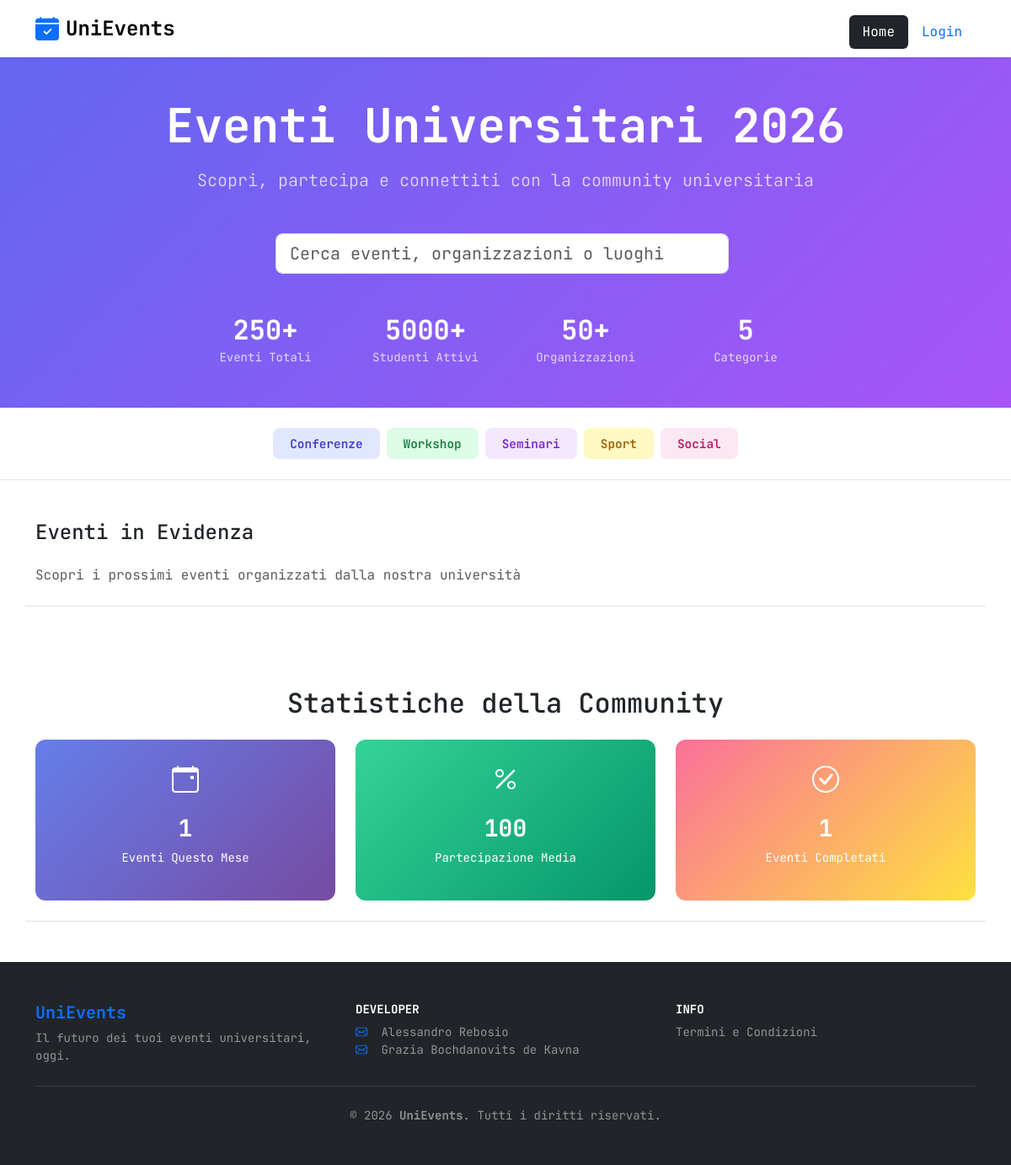
The page / on the database its author committed.
### tables this page shows
CREATE TABLE CATEGORY (
    id INT PRIMARY KEY AUTO_INCREMENT,
    name VARCHAR(50) NOT NULL UNIQUE
);

### public/index.php (called while the page is built, shortened)
<?php
require_once __DIR__ . '/../app/bootstrap.php';
$templateParams['title'] = "Home";
$templateParams['css'] = ['assets/css/home.css'];
$templateParams['js'] = ['assets/js/filters.js'];
$templateParams['content'] = "partials/homepage.php";
$allCategories = $catMapper->findAll();
$templateParams["total_events"] = "250+";
$templateParams["active_student"] = "5000+";
$templateParams["total_hoster"] = "50+";
$templateParams["total_categories"] = count($allCategories ?? []);
$templateParams['categories'] = $allCategories;
$templateParams["event_this_month"] = $eventMapper->getEventsThisMonth();
$templateParams["avg_participation"] = (int) $eventMapper->getAvgParticipationPercent();
$templateParams["completed_events"] = $eventMapper->getCompletedEventsCount();
require 'template/base.php';

### app/database.php (called while the page is built, shortened)
<?php
class DatabaseHelper
{
    private $db;
    public function __construct($servername, $username, $password, $dbname, $port, $charset)
    {
        $this->db = new mysqli($servername, $username, $password, $dbname, $port);
        $this->db->set_charset($charset);
    }
    public function prepareAndExecute(string $sql, array $params = [])
    {
        $stmt = $this->db->prepare($sql);
        if (!$stmt->execute()) {
            $stmt->close();
            return false;
        }
        $result = $stmt->get_result();
        if ($result !== false && $result !== null) {
            return $result;
        }
        $ok = $stmt->affected_rows !== null ? ($stmt->affected_rows >= 0) : true;
        return $ok;
    }
}

### app/bootstrap.php (called while the page is built, shortened)
<?php
require_once __DIR__ . '/database.php';
require_once __DIR__ . '/orm/Category.php';
require_once __DIR__ . '/orm/Event.php';
$dbh = new DatabaseHelper("localhost", "root", "", "web25", 3306, 'utf8mb4');
$eventMapper = new Event($dbh);
$catMapper = new Category($dbh);

### app/orm/Category.php (called while the page is built, shortened)
<?php
class Category
{
    private $db;
    public function __construct(DatabaseHelper $db)
    {
        $this->db = $db;
    }
    public function findAll(): array
    {
        $sql = 'SELECT id, name FROM CATEGORY ORDER BY id';
        $res = $this->db->prepareAndExecute($sql, []);
        $rows = [];
        while ($row = $res->fetch_assoc()) {
            $rows[] = $row;
        }
        return $rows;
    }
}

### app/orm/Event.php (called while the page is built, shortened)
<?php
class Event
{
    private $db;
    public function __construct(DatabaseHelper $db)
    {
        $this->db = $db;
    }
    public function getEventsThisMonth(): int
    {
        $sql = "SELECT COUNT(*) AS cnt FROM EVENT WHERE MONTH(event_date) = MONTH(CURRENT_DATE()) AND YEAR(event_date) = YEAR(CURRENT_DATE()) AND status = 'APPROVED'";
        $res = $this->db->prepareAndExecute($sql, []);
        $row = $res->fetch_assoc();
        return (int)($row['cnt'] ?? 0);
    }
    public function getAvgParticipationPercent(): float
    {
        $sql = "SELECT AVG((total_seats - available_seats) / NULLIF(total_seats,0)) * 100 AS avgp FROM EVENT WHERE status = 'APPROVED' AND event_date < NOW()";
        $res = $this->db->prepareAndExecute($sql, []);
        $row = $res->fetch_assoc();
        return isset($row['avgp']) ? (float)$row['avgp'] : 0.0;
    }
    public function getCompletedEventsCount(): int
    {
        $sql = "SELECT COUNT(*) AS cnt FROM EVENT WHERE event_date < NOW() AND status = 'APPROVED'";
        $res = $this->db->prepareAndExecute($sql, []);
        $row = $res->fetch_assoc();
        return (int)($row['cnt'] ?? 0);
    }
}

### public/partials/homepage.php (the view, shortened to what this page needs)
<header class="text-white">
    <div class="container py-5 text-center">
        <h1 class="display-4 fw-bold mb-3">Eventi Universitari <?php echo date('Y') ?></h1>
        <p class="lead mb-5 opacity-75">Scopri, partecipa e connettiti con la community universitaria</p>
        <div class="row justify-content-center">
            <div class="col-12 col-md-8 col-lg-6">
                <form id="homepage-search-form" class="d-flex" role="search" method="get" action="#">
                    <input id="searchInput" name="q" type="search" class="form-control form-control-lg rounded-3 me-2" placeholder="Cerca eventi, organizzazioni o luoghi" aria-label="Cerca">
                </form>
            </div>
        </div>
        <div class="row g-4 justify-content-center mt-4">
            <div class="col-6 col-md-2">
                <h2 class="fw-bold mb-0"><?php echo htmlspecialchars($templateParams["total_events"] ?? '', ENT_QUOTES, 'UTF-8'); ?></h2>
                <small class="opacity-75">Eventi Totali</small>
            </div>
            <div class="col-6 col-md-2">
                <h2 class="fw-bold mb-0"><?php echo htmlspecialchars($templateParams["active_student"] ?? '', ENT_QUOTES, 'UTF-8'); ?></h2>
                <small class="opacity-75">Studenti Attivi</small>
            </div>
            <div class="col-6 col-md-2">
                <h2 class="fw-bold mb-0"><?php echo htmlspecialchars($templateParams["total_hoster"] ?? '', ENT_QUOTES, 'UTF-8'); ?></h2>
                <small class="opacity-75">Organizzazioni</small>
            </div>
            <div class="col-6 col-md-2">
                <h2 class="fw-bold mb-0"><?php echo htmlspecialchars($templateParams["total_categories"] ?? '', ENT_QUOTES, 'UTF-8'); ?></h2>
                <small class="opacity-75">Categorie</small>
            </div>
        </div>
    </div>
</header>
<section class="py-4 border-bottom bg-white">
    <div class="container">
        <div class="d-flex justify-content-center flex-wrap gap-2">
            <?php foreach ($templateParams['categories'] as $cat) : ?>
                <a href="<?php echo htmlspecialchars(strtolower($cat['name']), ENT_QUOTES, 'UTF-8'); ?>"
                    class="btn-cate btn-cate-<?php echo htmlspecialchars(strtolower($cat['name']), ENT_QUOTES, 'UTF-8'); ?>"
                    data-id="<?php echo htmlspecialchars($cat['id'] ?? '', ENT_QUOTES, 'UTF-8'); ?>">
                    <?php echo htmlspecialchars(ucfirst(strtolower($cat['name'])), ENT_QUOTES, 'UTF-8'); ?>
                </a>
            <?php endforeach; ?>
        </div>
    </div>
</section>
<main class="py-5">
    <div class="container border-bottom">
        <div class="d-flex justify-content-between align-items-center mb-3">
            <h2 class="h4">Eventi in Evidenza</h2>
        </div>
        <p class="text-muted mb-4 d-none d-lg-block">Scopri i prossimi eventi organizzati dalla nostra università
        </p>
</main>
<section class="py-5">
    <div class="container border-bottom">
        <h2 class="text-center mb-4">Statistiche della Community</h2>
        <div class="row text-center">
            <div class="col-12 col-md-4 col-6 mb-4">
                <div class="stat-card stat-card-blue p-4">
                    <div class="stat-icon mb-3">
                        <span class="bi bi-calendar-event" aria-hidden="true"></span>
                    </div>
                    <h3 class="fw-bold"><?php echo htmlspecialchars($templateParams["event_this_month"] ?? '', ENT_QUOTES, 'UTF-8'); ?></h3>
                    <p class="small">Eventi Questo Mese</p>
                </div>
            </div>
            <div class="col-md-4 col-6 mb-4">
                <div class="stat-card stat-card-green p-4">
                    <div class="stat-icon mb-3">
                        <span class="bi bi-percent" aria-hidden="true"></span>
                    </div>
                    <h3 class="fw-bold"><?php echo htmlspecialchars($templateParams["avg_participation"] ?? '', ENT_QUOTES, 'UTF-8'); ?></h3>
                    <p class="small">Partecipazione Media</p>
                </div>
            </div>
            <div class="col-md-4 col-6 mb-4">
                <div class="stat-card stat-card-orange p-4">
                    <div class="stat-icon mb-3">
                        <span class="bi bi-check-circle" aria-hidden="true"></span>
                    </div>
                    <h3 class="fw-bold"><?php echo htmlspecialchars($templateParams["completed_events"] ?? '', ENT_QUOTES, 'UTF-8'); ?></h3>
                    <p class="small">Eventi Completati</p>
                </div>
            </div>
        </div>
    </div>
</section>

### public/template/base.php (shortened to what this page needs)
<?php
$templateParams["brand"] = "UniEvents";
$templateParams["tagline"] = "Il futuro dei tuoi eventi universitari, oggi.";
$navClass = function (string $label) use ($templateParams): string {
    return 'nav-link px-3 ' . (($templateParams['title'] ?? '') === $label ? 'active bg-dark text-white' : 'link-dark');
};
?>
<!DOCTYPE html>
<html lang="it" data-bs-theme="auto">
<head>
    <link rel="stylesheet" href="assets/css/style.css">
    <?php if (!empty($templateParams['css']) && is_array($templateParams['css'])): ?>
        <?php foreach ($templateParams['css'] as $stylesheet) : ?>
            <link rel="stylesheet" href="<?php echo htmlspecialchars($stylesheet, ENT_QUOTES, 'UTF-8'); ?>">
        <?php endforeach ?>
    <?php endif; ?>
    <link href="https://cdn.jsdelivr.net/npm/bootstrap@5.3.8/dist/css/bootstrap.min.css" rel="stylesheet"
>
    <link rel="stylesheet" href="https://cdn.jsdelivr.net/npm/bootstrap-icons@1.11.3/font/bootstrap-icons.min.css">
</head>
<body class="d-flex flex-column vh-100">
    <nav class="navbar navbar-expand-lg navbar-light bg-white sticky-top shadow-sm py-2">
        <div class="container flex-column flex-lg-row">
            <a class="navbar-brand d-flex align-items-center mx-auto mx-lg-0 mb-2 mb-lg-0" href="index.php">
                <span class="bi bi-calendar-check-fill fs-3 text-primary me-2" aria-hidden="true"></span>
                <span class="fs-4 fw-bold tracking-tight"><?php echo htmlspecialchars($templateParams['brand'] ?? '', ENT_QUOTES, 'UTF-8'); ?></span>
            </a>
            <ul class="nav nav-pills justify-content-center mt-md-2">
                <li class="nav-item">
                    <a href="index.php" class="<?php echo $navClass('Home'); ?>">Home</a>
                </li>
                <li class="nav-item">
                    <?php if (isset($_SESSION['user'])): ?>
                        <a href="logout.php" class="nav-link text-danger px-3">Logout</a>
                    <?php else: ?>
                        <a href="login.php" class="nav-link text-primary px-3">Login</a>
                    <?php endif; ?>
                </li>
            </ul>
        </div>
    </nav>
    <?php
    require $templateParams["content"];
    ?>
    <footer class="bg-dark text-white py-5" aria-label="Footer">
        <div class="container">
            <div class="row text-center text-md-start g-4 align-items-start">
                <div class="col-12 col-md-4">
                    <h2 class="h5 text-primary fw-bold mb-2">UniEvents</h2>
                    <p class="small text-white-50 mb-0">Il futuro dei tuoi eventi universitari, oggi.</p>
                </div>
                <div class="col-6 col-md-4">
                    <h3 class="h6 text-uppercase mb-2 small fw-bold text-white">Developer</h3>
                    <ul class="list-unstyled small mb-0">
                        <li class="mb-2">
                            <span class="bi bi-envelope text-primary me-2" aria-hidden="true"></span>
                            <a href="mailto:alessandro.rebosio@studio.unibo.it" class="text-white-50 text-decoration-none">
                                Alessandro Rebosio </a><br />
                            <span class="bi bi-envelope text-primary me-2" aria-hidden="true"></span>
                            <a href="mailto:grazia.bochdanovits@studio.unibo.it" class="text-white-50 text-decoration-none">
                                Grazia Bochdanovits de Kavna </a>
                        </li>
                    </ul>
                </div>
                <div class="col-6 col-md-4">
                    <h3 class="h6 text-uppercase mb-2 small fw-bold text-white">Info</h3>
                    <ul class="list-unstyled small mb-0">
                        <li class="mb-2">
                            <a href="#" class="text-white-50 text-decoration-none">Termini e Condizioni</a>
                        </li>
                    </ul>
                </div>
            </div>
            <hr class="my-4 border-secondary">
            <div class="text-center small text-white-50">
                &copy; <?php echo date('Y'); ?> <strong><?php echo htmlspecialchars($templateParams['brand']); ?></strong>. Tutti i diritti riservati.
            </div>
        </div>
    </footer>
</body>
</html>

### public/assets/css/style.css (style rules this page uses)
* { font-family: 'JetBrains Mono', monospace }
.navbar.sticky-top { z-index: 1040; }
.form-control, .form-select { border: 1px solid #e9ecef; padding: 0.75rem; border-radius: 8px; transition: all 0.2s ease-in-out; }
.btn-cate { display: inline-block; padding: 8px 20px; border-radius: 8px; font-weight: 600; font-size: 0.9rem; text-decoration: none; transition: transform 0.2s, opacity 0.2s; border: none; }
.btn-cate-conferenze, .badge-cate-conferenze { background-color: #e0e7ff; color: #4338ca !important; }
.btn-cate-workshop, .badge-cate-workshop { background-color: #dcfce7; color: #15803d !important; }
.btn-cate-seminari, .badge-cate-seminari { background-color: #f3e8ff; color: #7e22ce !important; }
.btn-cate-sport, .badge-cate-sport { background-color: #fef9c3; color: #a16207 !important; }
.btn-cate-social, .badge-cate-social { background-color: #fce7f3; color: #be185d !important; }

### public/assets/css/home.css (style rules this page uses)
header { background: linear-gradient(135deg, #6366f1 0%, #a855f7 100%); display: flex; align-items: center; }
.stat-card { border: none; border-radius: 12px; color: white; transition: transform 0.3s ease, box-shadow 0.3s ease; }
.stat-icon { font-size: 2rem; }
.stat-card-blue { background: linear-gradient(135deg, #667eea 0%, #764ba2 100%); }
.stat-card-green { background: linear-gradient(135deg, #34d399 0%, #059669 100%); }
.stat-card-orange { background: linear-gradient(135deg, #fa709a 0%, #fee140 100%); }

### rows shown on the page
category: name "Conferenze"
category: name "Workshop"
category: name "Seminari"
category: name "Sport"
category: name "Social"

### other values the page prints
$templateParams['brand'] "UniEvents"
$templateParams["total_events"] "250+"
$templateParams["active_student"] "5000+"
$templateParams["total_hoster"] "50+"
$templateParams["total_categories"] "5"
$templateParams["event_this_month"] "1"
$templateParams["avg_participation"] "100"
$templateParams["completed_events"] "1"
